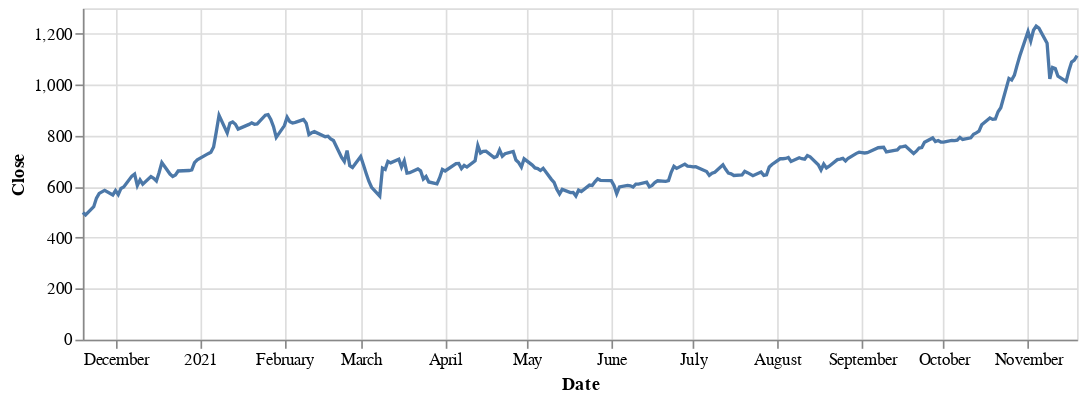

The code cell stored with this chart in its notebook:
### Markdown cell above
**TSLA**
---
For this trade I wanted to buy Tesla stock because of the recent news about Elon Musk basically being required to sell some of his stock. Most of the time recently when I hear about the stock market, I hear about how Elon Musk is affecting it or at least appearing to do so. So for this purchase I decided to only buy 5 shares, because my analysis was mainly based off of name recognition and a limited undestanding of Elon Musk related financial news. I also looked at the how the closing price changed over the past 1 day, 5 days, month, 1 year and 5 years. The price generally went up as time went on and that was the main factor in deciding to purchase this stock.

### Code cell
price2 = alt.Chart(tsla.reset_index()).mark_line().encode(
    x='Date:T',
    y='Close',
    tooltip=['Date','Open','Close','High','Low','Volume']
).properties(
    width=600,
    height=200
)

price2

### Figure 1 — Vega-Lite specification as saved in the notebook (floating-point values rounded to 4 significant figures; data arrays with more than 128 entries replaced by an {"elided": "..."} marker saying what was removed)
{"config": {"view": {"continuousWidth": 400, "continuousHeight": 300}}, "data": {"name": "data-83c5e1f55f1771e1f2f065ff1595d56a"}, "mark": "line", "encoding": {"tooltip": [{"type": "temporal", "field": "Date"}, {"type": "quantitative", "field": "Open"}, {"type": "quantitative", "field": "Close"}, {"type": "quantitative", "field": "High"}, {"type": "quantitative", "field": "Low"}, {"type": "quantitative", "field": "Volume"}], "x": {"type": "temporal", "field": "Date"}, "y": {"type": "quantitative", "field": "Close"}}, "height": 200, "width": 600, "$schema": "https://vega.github.io/schema/vega-lite/v4.8.1.json", "datasets": {"data-83c5e1f55f1771e1f2f065ff1595d56a": {"elided": "253 records"}}}
